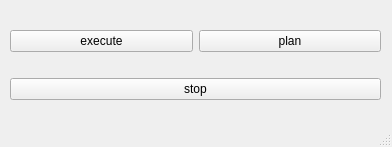
<?xml version="1.0" encoding="UTF-8"?>
<ui version="4.0">
 <class>MainWindow</class>
 <widget class="QMainWindow" name="MainWindow">
  <property name="geometry">
   <rect>
    <x>0</x>
    <y>0</y>
    <width>392</width>
    <height>147</height>
   </rect>
  </property>
  <property name="windowTitle">
   <string>MainWindow</string>
  </property>
  <widget class="QWidget" name="centralwidget">
   <widget class="QWidget" name="">
    <property name="geometry">
     <rect>
      <x>10</x>
      <y>10</y>
      <width>371</width>
      <height>111</height>
     </rect>
    </property>
    <layout class="QGridLayout" name="gridLayout_2">
     <item row="0" column="0">
      <layout class="QGridLayout" name="gridLayout">
       <item row="0" column="0">
        <widget class="QPushButton" name="execute_button">
         <property name="text">
          <string>execute</string>
         </property>
        </widget>
       </item>
       <item row="0" column="1">
        <widget class="QPushButton" name="plan_button">
         <property name="text">
          <string>plan</string>
         </property>
        </widget>
       </item>
      </layout>
     </item>
     <item row="1" column="0">
      <widget class="QPushButton" name="stop_button">
       <property name="text">
        <string>stop</string>
       </property>
      </widget>
     </item>
    </layout>
   </widget>
  </widget>
  <widget class="QStatusBar" name="statusbar"/>
 </widget>
 <resources/>
 <connections/>
</ui>
